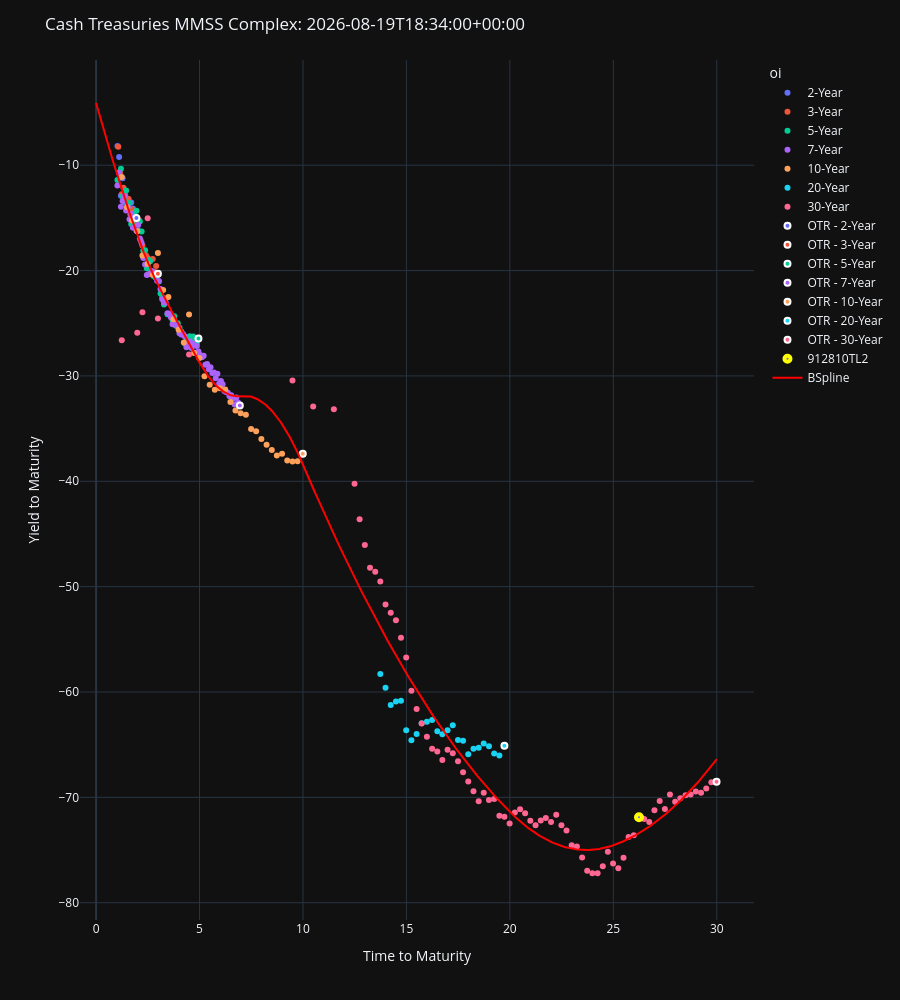

Notebook source saved alongside this figure:
### Code cell
# plot_usts(
#     curve_set_df=new_market_df,
#     ttm_col="ttm",
#     ytm_col="ytm",
#     label_col="oi",
#     cusip_col="cusip",
#     hover_data=new_ref_df.columns.to_list(),
#     cusips_hightlighter=[
#         ("912810UA4", "purple"),
#         ("912810UC0", "purple"),
#     ],
#     splines=[
#         # (new_ytm_loess, "LOESS Spline"),
# 		# (new_ytm_bspline, "BSpline", "red")
# 	],
#     title=f"Cash Treasuries Complex: {next(iter(new_cusip_pricers.items()))[1].meta()["timestamp"]}",
# )

plot_usts(
    # curve_set_df=mmss_df[
    #     mmss_df["rank"].isin([0, 1, 2])
    # ],
    curve_set_df=new_mmss_df,
    ttm_col="ttm",
    ytm_col="mmss",
    label_col="oi",
    cusip_col="cusip",
    hover_data=new_ref_df.columns.to_list(),
    cusips_hightlighter=[
        # ("912810UA4", "purple"),
        # ("912810UC0", "purple"),
        # (_alias_to_cusip("0246-30", ref_table=new_ref_df), "yellow"),
        # (_alias_to_cusip("0244-20", ref_table=new_ref_df), "yellow"),
        # (_alias_to_cusip("CTD_LD_WN", ref_table=new_ref_df), "yellow"),
        # (FixedRateBondQuery(cusip="CTD_LD_US").resolve_query(ref_dt=as_of, pricer_or_curve=new_cusip_pricers).structure_kwargs["cusip"], "yellow"),
        # (FixedRateBondQuery(cusip="CTD_ED_WN").resolve_query(ref_dt=as_of, pricer_or_curve=new_cusip_pricers).structure_kwargs["cusip"], "yellow"),
        (FixedRateBondQuery(cusip="CTD_LD_WN").resolve_query(ref_dt=as_of, pricer_or_curve=new_cusip_pricers).structure_kwargs["cusip"], "yellow"),
    ],
    splines=[
        # (mmss_mdur_spline, "LOESS Spline", "red"),
        (new_mmss_bspline, "BSpline", "red")
    ],
    title=f"Cash Treasuries MMSS Complex: {next(iter(new_cusip_pricers.items()))[1].meta()["timestamp"]}",
    # enable_hover_filters=True,
    # numeric_bins=4,
)
display(new_mmss_df[new_mmss_df["rank"] == 0][["oi", "ust_label", "ttm", "mmss"]])

### Figure 1 — Plotly figure (JSON) as saved in the notebook; plotly's stock layout.template omitted (floating-point values rounded to 4 significant figures; data arrays with more than 128 entries replaced by an {"elided": "..."} marker saying what was removed)
{"data": [{"customdata": {"elided": "10x21 mixed values"}, "hovertemplate": "plot_group=2-Year<br>ttm=%{x}<br>mmss=%{y}<br>ust_label=%{customdata[0]}<br>cusip=%{customdata[1]}<br>rank=%{customdata[2]}<br>oi=%{customdata[3]}<br>auction_date=%{customdata[4]}<br>issue_date=%{customdata[5]}<br>maturity_date=%{customdata[6]}<br>cpn=%{customdata[7]}<br>inflation_index_security=%{customdata[8]}<br>floating_rate=%{customdata[9]}<br>reopened_term_months=%{customdata[10]}<br>reopened_issue_date=%{customdata[11]}<br>outstanding_amt=%{customdata[12]}<br>portion_unstripped_amt=%{customdata[13]}<br>portion_stripped_amt=%{customdata[14]}<br>reconstituted_amt=%{customdata[15]}<br>soma_holdings=%{customdata[16]}<br>soma_holdings_of_pct_outstanding=%{customdata[17]}<br>outstanding_amt_backed_out_from_soma=%{customdata[18]}<br>free_float=%{customdata[19]}<br>mdur=%{customdata[20]}<extra></extra>", "legendgroup": "2-Year", "marker": {"color": "#636efa", "symbol": "circle"}, "mode": "markers", "name": "2-Year", "orientation": "v", "showlegend": true, "type": "scatter", "x": [1.367, 1.033, 1.531, 1.2, 1.282, 1.115, 1.616, 1.864, 1.782, 1.698], "xaxis": "x", "y": [-13.54, -8.17, -13.18, -12.9, -11.24, -9.231, -14.29, -14.89, -14.1, -13.54], "yaxis": "y"}, {"customdata": {"elided": "23x21 mixed values"}, "hovertemplate": "plot_group=3-Year<br>ttm=%{x}<br>mmss=%{y}<br>ust_label=%{customdata[0]}<br>cusip=%{customdata[1]}<br>rank=%{customdata[2]}<br>oi=%{customdata[3]}<br>auction_date=%{customdata[4]}<br>issue_date=%{customdata[5]}<br>maturity_date=%{customdata[6]}<br>cpn=%{customdata[7]}<br>inflation_index_security=%{customdata[8]}<br>floating_rate=%{customdata[9]}<br>reopened_term_months=%{customdata[10]}<br>reopened_issue_date=%{customdata[11]}<br>outstanding_amt=%{customdata[12]}<br>portion_unstripped_amt=%{customdata[13]}<br>portion_stripped_amt=%{customdata[14]}<br>reconstituted_amt=%{customdata[15]}<br>soma_holdings=%{customdata[16]}<br>soma_holdings_of_pct_outstanding=%{customdata[17]}<br>outstanding_amt_backed_out_from_soma=%{customdata[18]}<br>free_float=%{customdata[19]}<br>mdur=%{customdata[20]}<extra></extra>", "legendgroup": "3-Year", "marker": {"color": "#EF553B", "symbol": "circle"}, "mode": "markers", "name": "3-Year", "orientation": "v", "showlegend": true, "type": "scatter", "x": [2.241, 2.075, 1.99, 2.493, 2.408, 1.905, 1.823, 1.739, 1.657, 1.572, 1.408, 1.241, 1.156, 1.323, 1.493, 1.074, 2.655, 2.157, 2.57, 2.323, 2.737, 2.904, 2.822], "xaxis": "x", "y": [-17.61, -15.22, -15.28, -18.8, -18.54, -15.48, -15.43, -14.18, -14.66, -13.2, -12.86, -12.76, -10.71, -12.14, -13.43, -8.238, -20.21, -17.14, -19.07, -18.11, -18.91, -19.56, -20.12], "yaxis": "y"}, {"customdata": {"elided": "46x21 mixed values"}, "hovertemplate": "plot_group=5-Year<br>ttm=%{x}<br>mmss=%{y}<br>ust_label=%{customdata[0]}<br>cusip=%{customdata[1]}<br>rank=%{customdata[2]}<br>oi=%{customdata[3]}<br>auction_date=%{customdata[4]}<br>issue_date=%{customdata[5]}<br>maturity_date=%{customdata[6]}<br>cpn=%{customdata[7]}<br>inflation_index_security=%{customdata[8]}<br>floating_rate=%{customdata[9]}<br>reopened_term_months=%{customdata[10]}<br>reopened_issue_date=%{customdata[11]}<br>outstanding_amt=%{customdata[12]}<br>portion_unstripped_amt=%{customdata[13]}<br>portion_stripped_amt=%{customdata[14]}<br>reconstituted_amt=%{customdata[15]}<br>soma_holdings=%{customdata[16]}<br>soma_holdings_of_pct_outstanding=%{customdata[17]}<br>outstanding_amt_backed_out_from_soma=%{customdata[18]}<br>free_float=%{customdata[19]}<br>mdur=%{customdata[20]}<extra></extra>", "legendgroup": "5-Year", "marker": {"color": "#00cc96", "symbol": "circle"}, "mode": "markers", "name": "5-Year", "orientation": "v", "showlegend": true, "type": "scatter", "x": [3.696, 4.2, 4.115, 3.282, 3.2, 3.863, 3.781, 3.614, 2.696, 2.781, 2.863, 2.948, 3.948, 3.033, 3.115, 2.034, 2.116, 2.2, 2.282, 2.367, 2.452, 3.367, 3.452, 2.614, 4.529, 4.033, 4.282, 4.367, 4.452, 1.033, 1.949, 1.864, 1.782, 1.698, 1.616, 1.531, 2.529, 4.614, 1.452, 1.367, 1.2, 4.696, 1.282, 1.115, 4.863, 4.781], "xaxis": "x", "y": [-24.7, -26.1, -25.78, -23.23, -22.52, -25.23, -24.33, -24.18, -20.16, -20.52, -20.63, -20.48, -24.99, -21.03, -22.18, -16.2, -15.33, -16.29, -18.13, -18.06, -19.78, -22.65, -24.15, -19.11, -26.24, -25.43, -26.89, -26.68, -26.93, -11.41, -14.33, -14.74, -15.34, -15.59, -13.6, -13.92, -18.99, -26.52, -12.41, -13.43, -10.32, -26.25, -12.94, -10.68, -26.91, -26.84], "yaxis": "y"}, {"customdata": {"elided": "71x21 mixed values"}, "hovertemplate": "plot_group=7-Year<br>ttm=%{x}<br>mmss=%{y}<br>ust_label=%{customdata[0]}<br>cusip=%{customdata[1]}<br>rank=%{customdata[2]}<br>oi=%{customdata[3]}<br>auction_date=%{customdata[4]}<br>issue_date=%{customdata[5]}<br>maturity_date=%{customdata[6]}<br>cpn=%{customdata[7]}<br>inflation_index_security=%{customdata[8]}<br>floating_rate=%{customdata[9]}<br>reopened_term_months=%{customdata[10]}<br>reopened_issue_date=%{customdata[11]}<br>outstanding_amt=%{customdata[12]}<br>portion_unstripped_amt=%{customdata[13]}<br>portion_stripped_amt=%{customdata[14]}<br>reconstituted_amt=%{customdata[15]}<br>soma_holdings=%{customdata[16]}<br>soma_holdings_of_pct_outstanding=%{customdata[17]}<br>outstanding_amt_backed_out_from_soma=%{customdata[18]}<br>free_float=%{customdata[19]}<br>mdur=%{customdata[20]}<extra></extra>", "legendgroup": "7-Year", "marker": {"color": "#ab63fa", "symbol": "circle"}, "mode": "markers", "name": "7-Year", "orientation": "v", "showlegend": true, "type": "scatter", "x": [6.863, 6.781, 6.696, 2.696, 2.2, 2.282, 1.115, 1.033, 1.452, 1.367, 1.282, 1.2, 2.452, 2.367, 2.116, 2.034, 2.781, 2.529, 2.614, 1.782, 1.698, 1.616, 1.531, 3.115, 3.948, 4.033, 3.282, 3.367, 2.863, 2.948, 1.864, 1.949, 3.863, 3.781, 3.696, 3.614, 3.452, 3.2, 3.033, 4.529, 4.115, 4.2, 4.367, 4.282, 4.614, 3.529, 4.452, 6.2, 5.864, 5.782, 5.698, 5.616, 5.452, 5.531, 5.2, 5.949, 5.282, 5.367, 4.781, 4.696, 4.863, 4.948, 5.033, 5.115, 6.034, 6.614, 6.529, 6.452, 6.282, 6.367, 6.116], "xaxis": "x", "y": [-32.52, -32.05, -32.72, -20.04, -17.38, -18.81, -10.71, -11.93, -14.31, -12.93, -13.39, -13.95, -20.41, -19.43, -16.96, -15.66, -20.38, -20.35, -20.32, -15.94, -14.6, -15.13, -13.95, -21.76, -25.31, -25.94, -23.02, -23.06, -20.26, -20.97, -14.94, -16.22, -25.16, -24.7, -25.1, -24.42, -24.06, -22.71, -21.0, -26.7, -26.07, -26.01, -27.27, -26.24, -27.36, -24.11, -26.95, -31.42, -29.79, -30.21, -29.68, -29.72, -29.35, -29.17, -28.08, -30.75, -28.93, -28.86, -27.79, -26.93, -27.17, -27.69, -28.02, -28.23, -30.49, -32.16, -31.84, -31.93, -31.53, -31.59, -30.8], "yaxis": "y"}, {"customdata": {"elided": "35x21 mixed values"}, "hovertemplate": "plot_group=10-Year<br>ttm=%{x}<br>mmss=%{y}<br>ust_label=%{customdata[0]}<br>cusip=%{customdata[1]}<br>rank=%{customdata[2]}<br>oi=%{customdata[3]}<br>auction_date=%{customdata[4]}<br>issue_date=%{customdata[5]}<br>maturity_date=%{customdata[6]}<br>cpn=%{customdata[7]}<br>inflation_index_security=%{customdata[8]}<br>floating_rate=%{customdata[9]}<br>reopened_term_months=%{customdata[10]}<br>reopened_issue_date=%{customdata[11]}<br>outstanding_amt=%{customdata[12]}<br>portion_unstripped_amt=%{customdata[13]}<br>portion_stripped_amt=%{customdata[14]}<br>reconstituted_amt=%{customdata[15]}<br>soma_holdings=%{customdata[16]}<br>soma_holdings_of_pct_outstanding=%{customdata[17]}<br>outstanding_amt_backed_out_from_soma=%{customdata[18]}<br>free_float=%{customdata[19]}<br>mdur=%{customdata[20]}<extra></extra>", "legendgroup": "10-Year", "marker": {"color": "#FFA15A", "symbol": "circle"}, "mode": "markers", "name": "10-Year", "orientation": "v", "showlegend": true, "type": "scatter", "x": [7.241, 7.493, 6.737, 6.493, 6.241, 5.99, 3.493, 4.241, 5.739, 3.989, 5.493, 3.241, 4.737, 4.493, 3.737, 9.739, 1.99, 1.739, 1.493, 2.241, 2.989, 2.737, 7.737, 8.737, 7.989, 8.241, 8.493, 9.241, 9.493, 8.989, 5.241, 4.989, 6.989, 2.493, 1.241], "xaxis": "x", "y": [-33.69, -35.03, -33.27, -32.48, -31.3, -31.16, -22.52, -26.84, -31.3, -25.61, -30.85, -21.85, -27.82, -24.16, -24.62, -38.09, -16.27, -15.25, -13.98, -18.57, -18.34, -20.4, -35.26, -37.56, -35.99, -36.53, -37.04, -38.03, -38.13, -37.38, -30.03, -28.3, -33.55, -19.38, -11.13], "yaxis": "y"}, {"customdata": {"elided": "24x21 mixed values"}, "hovertemplate": "plot_group=20-Year<br>ttm=%{x}<br>mmss=%{y}<br>ust_label=%{customdata[0]}<br>cusip=%{customdata[1]}<br>rank=%{customdata[2]}<br>oi=%{customdata[3]}<br>auction_date=%{customdata[4]}<br>issue_date=%{customdata[5]}<br>maturity_date=%{customdata[6]}<br>cpn=%{customdata[7]}<br>inflation_index_security=%{customdata[8]}<br>floating_rate=%{customdata[9]}<br>reopened_term_months=%{customdata[10]}<br>reopened_issue_date=%{customdata[11]}<br>outstanding_amt=%{customdata[12]}<br>portion_unstripped_amt=%{customdata[13]}<br>portion_stripped_amt=%{customdata[14]}<br>reconstituted_amt=%{customdata[15]}<br>soma_holdings=%{customdata[16]}<br>soma_holdings_of_pct_outstanding=%{customdata[17]}<br>outstanding_amt_backed_out_from_soma=%{customdata[18]}<br>free_float=%{customdata[19]}<br>mdur=%{customdata[20]}<extra></extra>", "legendgroup": "20-Year", "marker": {"color": "#19d3f3", "symbol": "circle"}, "mode": "markers", "name": "20-Year", "orientation": "v", "showlegend": true, "type": "scatter", "x": [15.49, 15.24, 16.99, 16.74, 17.49, 17.74, 17.24, 19.24, 19.49, 15.74, 15.99, 18.74, 18.49, 17.99, 18.99, 18.24, 14.99, 16.24, 16.49, 13.74, 13.99, 14.24, 14.74, 14.49], "xaxis": "x", "y": [-63.99, -64.57, -63.63, -64.0, -64.55, -64.62, -63.15, -65.84, -66.04, -62.96, -62.83, -64.88, -65.3, -65.92, -65.16, -65.39, -63.64, -62.66, -63.72, -58.3, -59.59, -61.24, -60.82, -60.9], "yaxis": "y"}, {"customdata": {"elided": "79x21 mixed values"}, "hovertemplate": "plot_group=30-Year<br>ttm=%{x}<br>mmss=%{y}<br>ust_label=%{customdata[0]}<br>cusip=%{customdata[1]}<br>rank=%{customdata[2]}<br>oi=%{customdata[3]}<br>auction_date=%{customdata[4]}<br>issue_date=%{customdata[5]}<br>maturity_date=%{customdata[6]}<br>cpn=%{customdata[7]}<br>inflation_index_security=%{customdata[8]}<br>floating_rate=%{customdata[9]}<br>reopened_term_months=%{customdata[10]}<br>reopened_issue_date=%{customdata[11]}<br>outstanding_amt=%{customdata[12]}<br>portion_unstripped_amt=%{customdata[13]}<br>portion_stripped_amt=%{customdata[14]}<br>reconstituted_amt=%{customdata[15]}<br>soma_holdings=%{customdata[16]}<br>soma_holdings_of_pct_outstanding=%{customdata[17]}<br>outstanding_amt_backed_out_from_soma=%{customdata[18]}<br>free_float=%{customdata[19]}<br>mdur=%{customdata[20]}<extra></extra>", "legendgroup": "30-Year", "marker": {"color": "#FF6692", "symbol": "circle"}, "mode": "markers", "name": "30-Year", "orientation": "v", "showlegend": true, "type": "scatter", "x": [25.24, 25.99, 25.49, 27.74, 27.99, 28.49, 28.24, 28.99, 28.74, 27.49, 27.24, 14.49, 4.493, 2.989, 2.493, 14.24, 13.99, 13.74, 13.49, 13.24, 12.99, 12.74, 12.49, 11.49, 29.24, 29.49, 10.49, 29.74, 9.493, 25.74, 26.74, 26.99, 26.49, 26.24, 24.74, 24.99, 23.99, 23.74, 22.99, 22.74, 23.49, 23.24, 19.99, 20.24, 20.49, 20.74, 20.99, 21.24, 21.49, 21.74, 21.99, 22.24, 22.49, 18.74, 19.74, 19.49, 24.49, 24.24, 18.99, 19.24, 18.49, 18.24, 17.49, 17.24, 17.99, 17.74, 16.49, 16.24, 15.99, 15.74, 15.49, 15.24, 16.99, 16.74, 14.74, 14.99, 2.241, 1.99, 1.241], "xaxis": "x", "y": [-76.73, -73.6, -75.74, -69.74, -70.42, -69.81, -70.08, -69.45, -69.73, -71.11, -70.34, -53.2, -27.97, -24.54, -15.04, -52.48, -51.69, -49.5, -48.59, -48.21, -46.05, -43.61, -40.24, -33.16, -69.57, -69.17, -32.9, -68.56, -30.45, -73.76, -72.34, -71.24, -72.06, -71.88, -75.17, -76.29, -77.19, -76.96, -74.56, -73.15, -75.71, -74.66, -72.49, -71.45, -71.13, -71.52, -72.21, -72.64, -72.19, -71.96, -72.35, -71.66, -72.65, -69.56, -71.85, -71.74, -76.54, -77.2, -70.26, -70.15, -70.37, -69.43, -66.58, -65.82, -68.49, -67.61, -65.65, -65.4, -64.24, -63.0, -61.61, -59.87, -65.49, -66.46, -54.84, -56.73, -23.95, -25.89, -26.61], "yaxis": "y"}, {"customdata": [["T 4 1/4 Jul 28", "91282CRB9", 0, "OTR - 2-Year", "2026-07-27", "2026-07-31", "2028-07-31", 4.25, "No", "No", 24, "2026-07-31", 76628916400, 76628916400, 0, 0, 7628718200, 9.956, 76630000000.0, 69000198200, 1.845]], "hovertemplate": "oi=%{customdata[3]}<br>ttm=%{x}<br>mmss=%{y}<br>ust_label=%{customdata[0]}<br>cusip=%{customdata[1]}<br>rank=%{customdata[2]}<br>auction_date=%{customdata[4]}<br>issue_date=%{customdata[5]}<br>maturity_date=%{customdata[6]}<br>cpn=%{customdata[7]}<br>inflation_index_security=%{customdata[8]}<br>floating_rate=%{customdata[9]}<br>reopened_term_months=%{customdata[10]}<br>reopened_issue_date=%{customdata[11]}<br>outstanding_amt=%{customdata[12]}<br>portion_unstripped_amt=%{customdata[13]}<br>portion_stripped_amt=%{customdata[14]}<br>reconstituted_amt=%{customdata[15]}<br>soma_holdings=%{customdata[16]}<br>soma_holdings_of_pct_outstanding=%{customdata[17]}<br>outstanding_amt_backed_out_from_soma=%{customdata[18]}<br>free_float=%{customdata[19]}<br>mdur=%{customdata[20]}<extra></extra>", "legendgroup": "OTR - 2-Year", "marker": {"color": "#636efa", "line": {"color": "white", "width": 2}, "symbol": "circle"}, "mode": "markers", "name": "OTR - 2-Year", "orientation": "v", "showlegend": true, "type": "scatter", "x": [1.949], "xaxis": "x", "y": [-15.0], "yaxis": "y"}, {"customdata": [["T 4 1/4 Aug 29", "91282CRG8", 0, "OTR - 3-Year", "2026-08-11", "2026-08-17", "2029-08-15", 4.25, "No", "No", 35, "2026-08-17", 0, null, 0, null, 0, null, null, 0, 2.781]], "hovertemplate": "oi=%{customdata[3]}<br>ttm=%{x}<br>mmss=%{y}<br>ust_label=%{customdata[0]}<br>cusip=%{customdata[1]}<br>rank=%{customdata[2]}<br>auction_date=%{customdata[4]}<br>issue_date=%{customdata[5]}<br>maturity_date=%{customdata[6]}<br>cpn=%{customdata[7]}<br>inflation_index_security=%{customdata[8]}<br>floating_rate=%{customdata[9]}<br>reopened_term_months=%{customdata[10]}<br>reopened_issue_date=%{customdata[11]}<br>outstanding_amt=%{customdata[12]}<br>portion_unstripped_amt=%{customdata[13]}<br>portion_stripped_amt=%{customdata[14]}<br>reconstituted_amt=%{customdata[15]}<br>soma_holdings=%{customdata[16]}<br>soma_holdings_of_pct_outstanding=%{customdata[17]}<br>outstanding_amt_backed_out_from_soma=%{customdata[18]}<br>free_float=%{customdata[19]}<br>mdur=%{customdata[20]}<extra></extra>", "legendgroup": "OTR - 3-Year", "marker": {"color": "#EF553B", "line": {"color": "white", "width": 2}, "symbol": "circle"}, "mode": "markers", "name": "OTR - 3-Year", "orientation": "v", "showlegend": true, "type": "scatter", "x": [2.989], "xaxis": "x", "y": [-20.29], "yaxis": "y"}, {"customdata": [["T 4 3/8 Jul 31", "91282CRA1", 0, "OTR - 5-Year", "2026-07-27", "2026-07-31", "2031-07-31", 4.375, "No", "No", 60, "2026-07-31", 77741202900, 77741202900, 0, 0, 7739279400, 9.955, 77740000000.0, 70001923500, 4.394]], "hovertemplate": "oi=%{customdata[3]}<br>ttm=%{x}<br>mmss=%{y}<br>ust_label=%{customdata[0]}<br>cusip=%{customdata[1]}<br>rank=%{customdata[2]}<br>auction_date=%{customdata[4]}<br>issue_date=%{customdata[5]}<br>maturity_date=%{customdata[6]}<br>cpn=%{customdata[7]}<br>inflation_index_security=%{customdata[8]}<br>floating_rate=%{customdata[9]}<br>reopened_term_months=%{customdata[10]}<br>reopened_issue_date=%{customdata[11]}<br>outstanding_amt=%{customdata[12]}<br>portion_unstripped_amt=%{customdata[13]}<br>portion_stripped_amt=%{customdata[14]}<br>reconstituted_amt=%{customdata[15]}<br>soma_holdings=%{customdata[16]}<br>soma_holdings_of_pct_outstanding=%{customdata[17]}<br>outstanding_amt_backed_out_from_soma=%{customdata[18]}<br>free_float=%{customdata[19]}<br>mdur=%{customdata[20]}<extra></extra>", "legendgroup": "OTR - 5-Year", "marker": {"color": "#00cc96", "line": {"color": "white", "width": 2}, "symbol": "circle"}, "mode": "markers", "name": "OTR - 5-Year", "orientation": "v", "showlegend": true, "type": "scatter", "x": [4.948], "xaxis": "x", "y": [-26.44], "yaxis": "y"}, {"customdata": [["T 4 3/8 Jul 33", "91282CRC7", 0, "OTR - 7-Year", "2026-07-28", "2026-07-31", "2033-07-31", 4.375, "No", "No", 84, "2026-07-31", 48864770500, 48864770500, 0, 0, 4864689800, 9.955, 48860000000.0, 44000080700, 5.913]], "hovertemplate": "oi=%{customdata[3]}<br>ttm=%{x}<br>mmss=%{y}<br>ust_label=%{customdata[0]}<br>cusip=%{customdata[1]}<br>rank=%{customdata[2]}<br>auction_date=%{customdata[4]}<br>issue_date=%{customdata[5]}<br>maturity_date=%{customdata[6]}<br>cpn=%{customdata[7]}<br>inflation_index_security=%{customdata[8]}<br>floating_rate=%{customdata[9]}<br>reopened_term_months=%{customdata[10]}<br>reopened_issue_date=%{customdata[11]}<br>outstanding_amt=%{customdata[12]}<br>portion_unstripped_amt=%{customdata[13]}<br>portion_stripped_amt=%{customdata[14]}<br>reconstituted_amt=%{customdata[15]}<br>soma_holdings=%{customdata[16]}<br>soma_holdings_of_pct_outstanding=%{customdata[17]}<br>outstanding_amt_backed_out_from_soma=%{customdata[18]}<br>free_float=%{customdata[19]}<br>mdur=%{customdata[20]}<extra></extra>", "legendgroup": "OTR - 7-Year", "marker": {"color": "#ab63fa", "line": {"color": "white", "width": 2}, "symbol": "circle"}, "mode": "markers", "name": "OTR - 7-Year", "orientation": "v", "showlegend": true, "type": "scatter", "x": [6.948], "xaxis": "x", "y": [-32.81], "yaxis": "y"}, {"customdata": [["T 4 5/8 Aug 36", "91282CRF0", 0, "OTR - 10-Year", "2026-08-12", "2026-08-17", "2036-08-15", 4.625, "No", "No", 119, "2026-08-17", 0, null, 0, null, 0, null, null, 0, 7.923]], "hovertemplate": "oi=%{customdata[3]}<br>ttm=%{x}<br>mmss=%{y}<br>ust_label=%{customdata[0]}<br>cusip=%{customdata[1]}<br>rank=%{customdata[2]}<br>auction_date=%{customdata[4]}<br>issue_date=%{customdata[5]}<br>maturity_date=%{customdata[6]}<br>cpn=%{customdata[7]}<br>inflation_index_security=%{customdata[8]}<br>floating_rate=%{customdata[9]}<br>reopened_term_months=%{customdata[10]}<br>reopened_issue_date=%{customdata[11]}<br>outstanding_amt=%{customdata[12]}<br>portion_unstripped_amt=%{customdata[13]}<br>portion_stripped_amt=%{customdata[14]}<br>reconstituted_amt=%{customdata[15]}<br>soma_holdings=%{customdata[16]}<br>soma_holdings_of_pct_outstanding=%{customdata[17]}<br>outstanding_amt_backed_out_from_soma=%{customdata[18]}<br>free_float=%{customdata[19]}<br>mdur=%{customdata[20]}<extra></extra>", "legendgroup": "OTR - 10-Year", "marker": {"color": "#FFA15A", "line": {"color": "white", "width": 2}, "symbol": "circle"}, "mode": "markers", "name": "OTR - 10-Year", "orientation": "v", "showlegend": true, "type": "scatter", "x": [9.99], "xaxis": "x", "y": [-37.39], "yaxis": "y"}, {"customdata": [["T 5 May 46", "912810UV8", 0, "OTR - 20-Year", "2026-05-20", "2026-06-01", "2046-05-15", 5, "No", "No", 237, "2026-07-24", 44344056000, 44070456000, 273600000, 6000000, 2360684500, 5.324, 44340000000.0, 41709771500, 12.22]], "hovertemplate": "oi=%{customdata[3]}<br>ttm=%{x}<br>mmss=%{y}<br>ust_label=%{customdata[0]}<br>cusip=%{customdata[1]}<br>rank=%{customdata[2]}<br>auction_date=%{customdata[4]}<br>issue_date=%{customdata[5]}<br>maturity_date=%{customdata[6]}<br>cpn=%{customdata[7]}<br>inflation_index_security=%{customdata[8]}<br>floating_rate=%{customdata[9]}<br>reopened_term_months=%{customdata[10]}<br>reopened_issue_date=%{customdata[11]}<br>outstanding_amt=%{customdata[12]}<br>portion_unstripped_amt=%{customdata[13]}<br>portion_stripped_amt=%{customdata[14]}<br>reconstituted_amt=%{customdata[15]}<br>soma_holdings=%{customdata[16]}<br>soma_holdings_of_pct_outstanding=%{customdata[17]}<br>outstanding_amt_backed_out_from_soma=%{customdata[18]}<br>free_float=%{customdata[19]}<br>mdur=%{customdata[20]}<extra></extra>", "legendgroup": "OTR - 20-Year", "marker": {"color": "#19d3f3", "line": {"color": "white", "width": 2}, "symbol": "circle"}, "mode": "markers", "name": "OTR - 20-Year", "orientation": "v", "showlegend": true, "type": "scatter", "x": [19.74], "xaxis": "x", "y": [-65.09], "yaxis": "y"}, {"customdata": [["T 5 1/8 Aug 56", "912810UW6", 0, "OTR - 30-Year", "2026-08-13", "2026-08-17", "2056-08-15", 5.125, "No", "No", 359, "2026-08-17", 0, null, 0, null, 0, null, null, 0, 15.15]], "hovertemplate": "oi=%{customdata[3]}<br>ttm=%{x}<br>mmss=%{y}<br>ust_label=%{customdata[0]}<br>cusip=%{customdata[1]}<br>rank=%{customdata[2]}<br>auction_date=%{customdata[4]}<br>issue_date=%{customdata[5]}<br>maturity_date=%{customdata[6]}<br>cpn=%{customdata[7]}<br>inflation_index_security=%{customdata[8]}<br>floating_rate=%{customdata[9]}<br>reopened_term_months=%{customdata[10]}<br>reopened_issue_date=%{customdata[11]}<br>outstanding_amt=%{customdata[12]}<br>portion_unstripped_amt=%{customdata[13]}<br>portion_stripped_amt=%{customdata[14]}<br>reconstituted_amt=%{customdata[15]}<br>soma_holdings=%{customdata[16]}<br>soma_holdings_of_pct_outstanding=%{customdata[17]}<br>outstanding_amt_backed_out_from_soma=%{customdata[18]}<br>free_float=%{customdata[19]}<br>mdur=%{customdata[20]}<extra></extra>", "legendgroup": "OTR - 30-Year", "marker": {"color": "#FF6692", "line": {"color": "white", "width": 2}, "symbol": "circle"}, "mode": "markers", "name": "OTR - 30-Year", "orientation": "v", "showlegend": true, "type": "scatter", "x": [29.99], "xaxis": "x", "y": [-68.53], "yaxis": "y"}, {"customdata": [["T 4 Nov 52", "912810TL2", 15, "30-Year", "2022-11-10", "2022-11-15", "2052-11-15", 4, "No", "No", 357, "2023-01-17", 64339912000, 52401382800, 11938529200, 353800000, 7364202400, 11.45, 64340000000.0, 45037180400, 14.82]], "hovertemplate": "cusip=%{customdata[1]}<br>ttm=%{x}<br>mmss=%{y}<br>ust_label=%{customdata[0]}<br>rank=%{customdata[2]}<br>oi=%{customdata[3]}<br>auction_date=%{customdata[4]}<br>issue_date=%{customdata[5]}<br>maturity_date=%{customdata[6]}<br>cpn=%{customdata[7]}<br>inflation_index_security=%{customdata[8]}<br>floating_rate=%{customdata[9]}<br>reopened_term_months=%{customdata[10]}<br>reopened_issue_date=%{customdata[11]}<br>outstanding_amt=%{customdata[12]}<br>portion_unstripped_amt=%{customdata[13]}<br>portion_stripped_amt=%{customdata[14]}<br>reconstituted_amt=%{customdata[15]}<br>soma_holdings=%{customdata[16]}<br>soma_holdings_of_pct_outstanding=%{customdata[17]}<br>outstanding_amt_backed_out_from_soma=%{customdata[18]}<br>free_float=%{customdata[19]}<br>mdur=%{customdata[20]}<extra></extra>", "legendgroup": "912810TL2", "marker": {"color": "#636efa", "line": {"color": "yellow", "width": 4}, "symbol": "circle"}, "mode": "markers", "name": "912810TL2", "orientation": "v", "showlegend": true, "type": "scatter", "x": [26.24], "xaxis": "x", "y": [-71.88], "yaxis": "y"}, {"marker": {"color": "red"}, "mode": "lines", "name": "BSpline", "type": "scatter", "x": {"elided": "1000 float values"}, "y": {"elided": "1000 float values"}}], "layout": {"coloraxis": {"showscale": false}, "height": 1000, "legend": {"title": {"text": "oi"}, "tracegroupgap": 0}, "margin": {"t": 60}, "newshape": {"line": {"color": "red"}}, "showlegend": true, "title": {"text": "Cash Treasuries MMSS Complex: 2026-08-19T18:34:00+00:00"}, "xaxis": {"anchor": "y", "domain": [0, 1], "showspikes": true, "spikecolor": "white", "spikemode": "across", "spikesnap": "cursor", "title": {"text": "Time to Maturity"}}, "yaxis": {"anchor": "x", "domain": [0, 1], "showspikes": true, "spikecolor": "white", "spikesnap": "cursor", "spikethickness": 0.5, "title": {"text": "Yield to Maturity"}}}}
